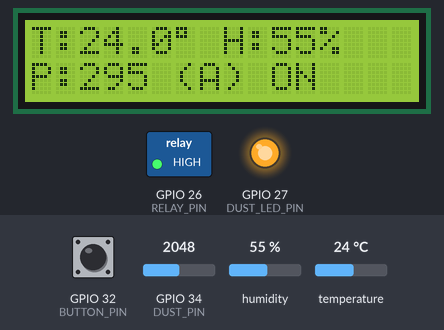
Bench run of a sketch on a simulated ESP32. Shown: 16×2 character LCD, switched loads named in the sketch (green lamp = pin HIGH), output pins drawn as LEDs (lit = HIGH). Dashed ring = blinking. The inputs (shaded band) are chosen by the test bench; at power-on: GPIO 32 (BUTTON_PIN) HIGH, humidity 55 %, GPIO 34 (DUST_PIN) = 2048, temperature 24 °C (analog values on the 0–4095 scale). WiFi joins after 1.5 s; servers stay silent unless stated; uploads are accepted with an empty reply; the local clock reads 2024-03-15 10:24:30 at power-on unless the sketch sets it; storage starts empty; what the sketch prints to the serial monitor is not drawn.

Above: at 5.8 s.
5.9 s: GPIO 32 (BUTTON_PIN) pulled LOW for 0.15 s
At 7.7 s:
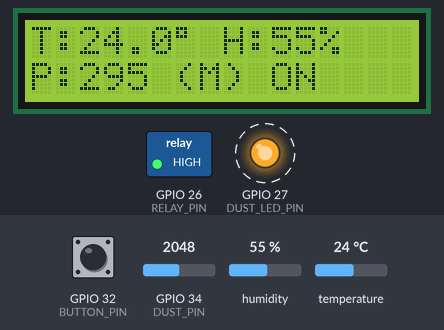
10.1 s: GPIO 32 (BUTTON_PIN) pulled LOW for 1 s
At 13.3 s:
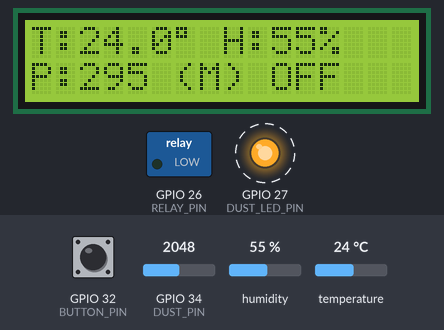
13.4 s: humidity set to 22 %
At 14.7 s:
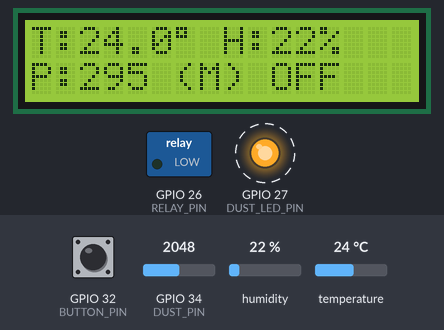
15.7 s: GPIO 32 (BUTTON_PIN) pulled LOW for 0.15 s
At 15.87 s:
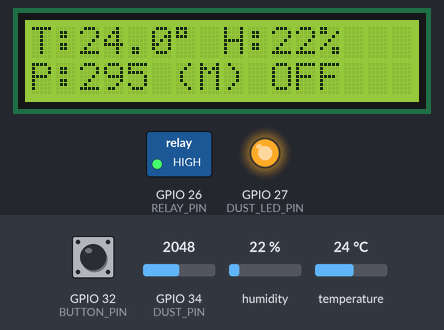
16.4 s: GPIO 34 (DUST_PIN) set to 1092
At 18.9 s:
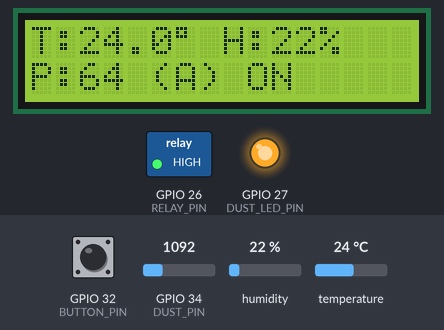
19.5 s: GPIO 34 (DUST_PIN) set to 992
At 21.0 s:
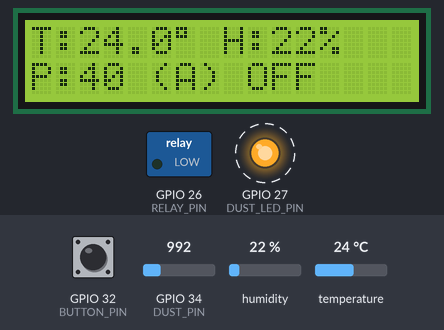
Timing chart, 0 to 23.9 s (numbered marks = the images above; inputs shaded):
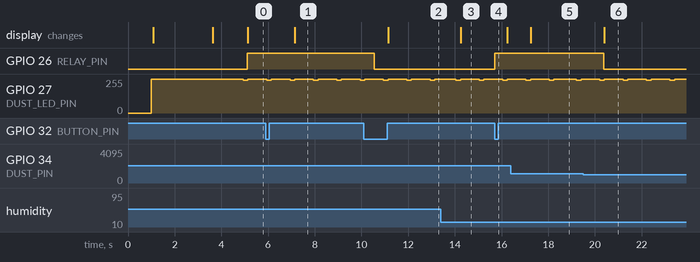

Measured:
- the behaviour switches between 1035 and 1034 on GPIO 34 (DUST_PIN) (found by bisection; images 5 and 6)
- after the input at 5.9 s, the display: changes after 1.2 s (image 1)
- after the input at 10.1 s, GPIO 26 (RELAY_PIN): HIGH → LOW after 0.44 s; the display: changes after 1.0 s (image 2)
- after the input at 13.4 s, the display: changes after 0.85 s (image 3)
- after the input at 15.7 s, GPIO 26 (RELAY_PIN): LOW → HIGH at once
- after the input at 16.4 s, the display: changes after 0.85 s (image 5)
- after the input at 19.5 s, GPIO 26 (RELAY_PIN): HIGH → LOW after 0.87 s; the display: changes after 0.90 s (image 6)
- by itself, GPIO 27 (DUST_LED_PIN): alternates 255/255 for 0.80 s and 244/255 for 0.20 s

The sketch:

sketch.ino
```cpp
#include <WiFi.h>
#include <HTTPClient.h>
#include <WiFiClientSecure.h>

#include <Wire.h>
#include <LiquidCrystal_I2C.h>
#include <Adafruit_SHT31.h>
#include "RTClib.h"

#include <SPI.h>
#include <SD.h>
#include <time.h>

// ================= WIFI =================
const char* WIFI_SSID = "POCO F3";
const char* WIFI_PASS = "Huunhon63b5@@@@12305";

// ================= FIREBASE =================
const String FIREBASE_BASE_URL = "https://smart-air-system-132aa-default-rtdb.firebaseio.com";
const String FIREBASE_PATH = "/air_quality";

// ================= CHÂN KẾT NỐI =================
#define SDA_PIN 21
#define SCL_PIN 22

#define SD_CS    5
#define SD_SCK   18
#define SD_MISO 19
#define SD_MOSI 23

// Cảm biến bụi
#define DUST_LED_PIN 27
#define DUST_PIN 34

// Relay & Button
#define RELAY_PIN 26
#define BUTTON_PIN 32   // Nút nhấn cắm vào GPIO32 và GND

// ================= CẤU HÌNH BỤI =================
const float VOLTAGE_DIVIDER_RATIO = 1.5;
const float DUST_ZERO_VOLTAGE = 1.00;
const float DUST_SCALE = 200.0;

// ================= NGƯỠNG ĐIỀU KHIỂN =================
float tempThreshold = 32.0;
float pm25Threshold = 50.0;

// ================= MODULE =================
LiquidCrystal_I2C lcd(0x27, 16, 2);
Adafruit_SHT31 sht30 = Adafruit_SHT31();
RTC_DS3231 rtc;

bool shtOK = false;
bool rtcOK = false;
bool sdOK = false;
bool wifiOK = false;

// ================= THỜI GIAN THỰC NTP / RTC =================
const long GMT_OFFSET_SEC = 7 * 3600;
const int DAYLIGHT_OFFSET_SEC = 0;
bool ntpOK = false;

bool syncTimeFromNTP() {
  if (WiFi.status() != WL_CONNECTED) return false;

  Serial.println("Dang dong bo thoi gian NTP...");
  configTime(GMT_OFFSET_SEC, DAYLIGHT_OFFSET_SEC,
             "pool.ntp.org", "time.google.com", "time.cloudflare.com");

  struct tm timeinfo;
  for (int i = 0; i < 20; i++) {
    if (getLocalTime(&timeinfo, 1000)) {
      Serial.printf("NTP OK: %04d-%02d-%02d %02d:%02d:%02d\n",
                    timeinfo.tm_year + 1900,
                    timeinfo.tm_mon + 1,
                    timeinfo.tm_mday,
                    timeinfo.tm_hour,
                    timeinfo.tm_min,
                    timeinfo.tm_sec);

      if (rtcOK) {
        rtc.adjust(DateTime(timeinfo.tm_year + 1900,
                            timeinfo.tm_mon + 1,
                            timeinfo.tm_mday,
                            timeinfo.tm_hour,
                            timeinfo.tm_min,
                            timeinfo.tm_sec));
      }
      return true;
    }
    delay(500);
  }

  Serial.println("NTP FAIL: Khong lay duoc gio Internet, dung DS3231 neu co.");
  return false;
}

DateTime getNowDateTime() {
  if (ntpOK) {
    time_t raw = time(nullptr);
    if (raw > 1700000000) {
      struct tm timeinfo;
      localtime_r(&raw, &timeinfo);
      return DateTime(timeinfo.tm_year + 1900,
                      timeinfo.tm_mon + 1,
                      timeinfo.tm_mday,
                      timeinfo.tm_hour,
                      timeinfo.tm_min,
                      timeinfo.tm_sec);
    }
  }

  if (rtcOK) return rtc.now();

  return DateTime(F(__DATE__), F(__TIME__));
}

unsigned long getUnixSecondsUTC(DateTime localNow) {
  if (ntpOK) {
    time_t raw = time(nullptr);
    if (raw > 1700000000) return (unsigned long)raw;
  }

  unsigned long localEpoch = localNow.unixtime();
  if (localEpoch > GMT_OFFSET_SEC) return localEpoch - GMT_OFFSET_SEC;
  return localEpoch;
}

// ================= TIMER =================
unsigned long lastSend = 0;
const unsigned long sendInterval = 5000;

unsigned long lastSensorRead = 0;
const unsigned long readInterval = 1000;

unsigned long lastControlCheck = 0;
const unsigned long controlCheckInterval = 3000;

// ================= BIẾN DỮ LIỆU =================
float currentTemp = 0.0;
float currentHum = 0.0;
float currentPm25 = 0.0;
int currentAqi = 0;
String currentStatus = "Tot";

// ================= BIẾN ĐIỀU KHIỂN =================
// 0: auto, 1: on, 2: off
int systemMode = 0;
bool buttonFlag = false;

bool fanState = false;
String modeStr = "auto";

// ================= CHỐNG DỘI NÚT NHẤN BẢN ĐƠN GIẢN =================
volatile bool buttonInterruptFlag = false;
volatile unsigned long lastInterruptTime = 0;
const unsigned long debounceDelay = 80;

// ================= HÀM NGẮT NÚT NHẤN =================
void IRAM_ATTR handleButtonPress() {
  unsigned long interruptTime = millis();

  if (interruptTime - lastInterruptTime > debounceDelay) {
    buttonInterruptFlag = true;
    lastInterruptTime = interruptTime;
  }
}

// ================= CẬP NHẬT QUẠT NGAY THEO CHẾ ĐỘ =================
void updateFanByModeNow() {
  if (systemMode == 0) {
    modeStr = "auto";

    if (currentTemp > tempThreshold || currentPm25 > pm25Threshold) {
      fanState = true;
    } else {
      fanState = false;
    }
  }
  else if (systemMode == 1) {
    modeStr = "on";
    fanState = true;
  }
  else if (systemMode == 2) {
    modeStr = "off";
    fanState = false;
  }

  // Relay code cũ của bạn: HIGH là bật, LOW là tắt
  if (fanState) digitalWrite(RELAY_PIN, HIGH);
  else digitalWrite(RELAY_PIN, LOW);
}

// ================= HÀM ĐỌC BỤI =================
int readDustADCOnce() {
  digitalWrite(DUST_LED_PIN, LOW);
  delayMicroseconds(280);

  int adcValue = analogRead(DUST_PIN);

  delayMicroseconds(40);
  digitalWrite(DUST_LED_PIN, HIGH);
  delayMicroseconds(9680);

  return adcValue;
}

float readDustPM25() {
  long totalADC = 0;
  const int samples = 20;

  for (int i = 0; i < samples; i++) {
    totalADC += readDustADCOnce();
    delay(1);
  }

  float rawADC = totalADC / (float)samples;
  float voltageADC = rawADC * 3.3 / 4095.0;
  float voltageSensor = voltageADC * VOLTAGE_DIVIDER_RATIO;
  float pm25 = (voltageSensor - DUST_ZERO_VOLTAGE) * DUST_SCALE;

  if (pm25 < 0) pm25 = 0;
  if (pm25 > 500) pm25 = 500;

  return pm25;
}

// ================= TÍNH AQI =================
int calcAQI(float pm25) {
  if (pm25 <= 12.0) return round((50.0 - 0.0) / (12.0 - 0.0) * (pm25 - 0.0) + 0.0);
  else if (pm25 <= 35.4) return round((100.0 - 51.0) / (35.4 - 12.1) * (pm25 - 12.1) + 51.0);
  else if (pm25 <= 55.4) return round((150.0 - 101.0) / (55.4 - 35.5) * (pm25 - 35.5) + 101.0);
  else if (pm25 <= 150.4) return round((200.0 - 151.0) / (150.4 - 55.5) * (pm25 - 55.5) + 151.0);
  else if (pm25 <= 250.4) return round((300.0 - 201.0) / (250.4 - 150.5) * (pm25 - 150.5) + 201.0);
  else if (pm25 <= 350.4) return round((400.0 - 301.0) / (350.4 - 250.5) * (pm25 - 250.5) + 301.0);
  else if (pm25 <= 500.4) return round((500.0 - 401.0) / (500.4 - 350.5) * (pm25 - 350.5) + 401.0);
  else return 500;
}

String getAQIStatus(int aqi) {
  if (aqi <= 50) return "Tot";
  if (aqi <= 100) return "Trung binh";
  if (aqi <= 150) return "Kem";
  if (aqi <= 200) return "Xau";
  if (aqi <= 300) return "Rat xau";
  return "Nguy hai";
}

String getDateTimeString(DateTime now) {
  char buffer[25];
  sprintf(buffer, "%04d-%02d-%02d %02d:%02d:%02d",
          now.year(), now.month(), now.day(),
          now.hour(), now.minute(), now.second());
  return String(buffer);
}

// ================= HÀM ĐỌC BOOLEAN TỪ JSON ĐƠN GIẢN =================
bool extractBoolValue(String payload, String key, bool &value) {
  String patternTrue = "\"" + key + "\":true";
  String patternFalse = "\"" + key + "\":false";

  if (payload.indexOf(patternTrue) != -1) {
    value = true;
    return true;
  }

  if (payload.indexOf(patternFalse) != -1) {
    value = false;
    return true;
  }

  return false;
}

// ================= HÀM ĐỌC SỐ TỪ JSON ĐƠN GIẢN =================
bool extractFloatValue(String payload, String key, float &value) {
  String pattern = "\"" + key + "\":";
  int start = payload.indexOf(pattern);

  if (start == -1) return false;

  start += pattern.length();
  int end = start;

  while (end < payload.length()) {
    char c = payload[end];

    if ((c >= '0' && c <= '9') || c == '.' || c == '-') {
      end++;
    } else {
      break;
    }
  }

  if (end == start) return false;

  value = payload.substring(start, end).toFloat();
  return true;
}

// ================= WIFI =================
void connectWiFi() {
  Serial.print("Ket noi WiFi: ");
  Serial.println(WIFI_SSID);

  WiFi.begin(WIFI_SSID, WIFI_PASS);

  int count = 0;
  while (WiFi.status() != WL_CONNECTED && count < 30) {
    delay(500);
    Serial.print(".");
    count++;
  }

  Serial.println();
  wifiOK = (WiFi.status() == WL_CONNECTED);

  if (wifiOK) Serial.println("WiFi OK");
  else Serial.println("WiFi FAIL");
}

// ================= GHI THẺ SD =================
void writeSD(String timestamp, float temp, float hum, float pm25, int aqi, String status) {
  if (!sdOK) return;

  File file = SD.open("/data.csv", FILE_APPEND);
  if (file) {
    file.print(timestamp); file.print(",");
    file.print(temp, 2); file.print(",");
    file.print(hum, 2); file.print(",");
    file.print(pm25, 2); file.print(",");
    file.print(aqi); file.print(",");
    file.println(status);
    file.close();
  }
}

// ================= SETUP =================
void setup() {
  Serial.begin(115200);
  delay(1000);

  pinMode(RELAY_PIN, OUTPUT);
  digitalWrite(RELAY_PIN, LOW);

  pinMode(BUTTON_PIN, INPUT_PULLUP);
  attachInterrupt(digitalPinToInterrupt(BUTTON_PIN), handleButtonPress, FALLING);

  pinMode(DUST_LED_PIN, OUTPUT);
  digitalWrite(DUST_LED_PIN, HIGH);

  analogReadResolution(12);
  analogSetPinAttenuation(DUST_PIN, ADC_11db);

  Wire.begin(SDA_PIN, SCL_PIN);

  lcd.init();
  lcd.backlight();

  lcd.clear();
  lcd.setCursor(0, 0);
  lcd.print("Smart Air");
  lcd.setCursor(0, 1);
  lcd.print("Starting...");
  delay(1000);

  if (sht30.begin(0x44) || sht30.begin(0x45)) {
    shtOK = true;
    Serial.println("SHT30 OK");
  } else {
    shtOK = false;
    Serial.println("SHT30 FAIL");
  }

  if (rtc.begin()) {
    rtcOK = true;
    Serial.println("RTC OK");
  } else {
    rtcOK = false;
    Serial.println("RTC FAIL");
  }

  SPI.begin(SD_SCK, SD_MISO, SD_MOSI, SD_CS);

  if (SD.begin(SD_CS, SPI, 1000000)) {
    sdOK = true;
    Serial.println("SD OK");

    if (!SD.exists("/data.csv")) {
      File file = SD.open("/data.csv", FILE_WRITE);
      if (file) {
        file.println("timestamp,temperature,humidity,pm25,aqi,status");
        file.close();
      }
    }
  } else {
    sdOK = false;
    Serial.println("SD FAIL");
  }

  connectWiFi();
  ntpOK = syncTimeFromNTP();

  if (!ntpOK && rtcOK && rtc.lostPower()) {
    rtc.adjust(DateTime(F(__DATE__), F(__TIME__)));
  }

  lcd.clear();
  lcd.setCursor(0, 0);
  lcd.print("System Ready");
  delay(1000);
}

// ================= LOOP =================
void loop() {
  // ----------------------------------------------------
  // 0. XỬ LÝ NÚT NHẤN TỪ INTERRUPT
  // ----------------------------------------------------
  if (buttonInterruptFlag) {
    buttonInterruptFlag = false;

    systemMode++;
    if (systemMode > 2) systemMode = 0;

    buttonFlag = true;

    updateFanByModeNow();

    Serial.print(">>> [NUT NHAN] Doi che do: ");
    if (systemMode == 0) Serial.println("auto");
    else if (systemMode == 1) Serial.println("on");
    else Serial.println("off");
  }

  // ----------------------------------------------------
  // 1. NẾU CÓ BẤM NÚT TRÊN MẠCH -> ĐỒNG BỘ LÊN WEB
  // ----------------------------------------------------
  if (buttonFlag) {
    buttonFlag = false;

    String patchPayload = "";

    if (systemMode == 0) {
      patchPayload = "{\"mode\":\"auto\",\"fan\":" + String(fanState ? "true" : "false") + "}";
    }
    else if (systemMode == 1) {
      patchPayload = "{\"mode\":\"manual\",\"fan\":true}";
    }
    else if (systemMode == 2) {
      patchPayload = "{\"mode\":\"manual\",\"fan\":false}";
    }

    Serial.print(">>> [NUT NHAN ESP32] Gui control: ");
    Serial.println(patchPayload);

    if (WiFi.status() == WL_CONNECTED) {
      WiFiClientSecure client;
      client.setInsecure();

      HTTPClient http;
      http.begin(client, FIREBASE_BASE_URL + FIREBASE_PATH + "/control.json");
      http.addHeader("Content-Type", "application/json");

      int patchCode = http.PATCH(patchPayload);

      Serial.print("Firebase control PATCH: ");
      Serial.println(patchCode);

      http.end();
    }

    lastControlCheck = millis();
  }

  // ----------------------------------------------------
  // 2. ĐỌC LỆNH TỪ WEB VỀ MẠCH, MỖI 3 GIÂY
  // ----------------------------------------------------
  if (millis() - lastControlCheck >= controlCheckInterval) {
    lastControlCheck = millis();

    if (WiFi.status() == WL_CONNECTED) {
      WiFiClientSecure client;
      client.setInsecure();

      HTTPClient http;
      http.begin(client, FIREBASE_BASE_URL + FIREBASE_PATH + "/control.json");

      int httpCode = http.GET();

      if (httpCode == 200) {
        String payload = http.getString();

        float newPm25Threshold;
        if (extractFloatValue(payload, "pm25Threshold", newPm25Threshold)) {
          if (newPm25Threshold > 0) {
            pm25Threshold = newPm25Threshold;
          }
        }

        String targetMode = "";
        bool fanFromWeb = false;
        bool hasFanValue = extractBoolValue(payload, "fan", fanFromWeb);

        if (payload.indexOf("\"mode\":\"auto\"") != -1) {
          targetMode = "auto";
        }
        else if (payload.indexOf("\"mode\":\"on\"") != -1) {
          targetMode = "on";
        }
        else if (payload.indexOf("\"mode\":\"off\"") != -1) {
          targetMode = "off";
        }
        else if (payload.indexOf("\"mode\":\"manual\"") != -1) {
          targetMode = "manual";
        }

        if (targetMode != "") {
          int webMode = systemMode;

          if (targetMode == "auto") {
            webMode = 0;
          }
          else if (targetMode == "on") {
            webMode = 1;
          }
          else if (targetMode == "off") {
            webMode = 2;
          }
          else if (targetMode == "manual" && hasFanValue) {
            if (fanFromWeb) webMode = 1;
            else webMode = 2;
          }

          if (webMode != systemMode) {
            systemMode = webMode;
            updateFanByModeNow();

            Serial.print(">>> [WEB RA LENH] Dong bo thanh: ");
            if (systemMode == 0) Serial.println("auto");
            else if (systemMode == 1) Serial.println("on");
            else Serial.println("off");
          }
        }
      }

      http.end();
    }
  }

  // ----------------------------------------------------
  // 3. ĐỌC CẢM BIẾN VÀ ĐIỀU KHIỂN QUẠT, MỖI 1 GIÂY
  // ----------------------------------------------------
  if (millis() - lastSensorRead >= readInterval) {
    lastSensorRead = millis();

    if (!shtOK || !rtcOK) {
      lcd.clear();
      lcd.setCursor(0, 0);
      lcd.print("I2C ERROR");
      lcd.setCursor(0, 1);

      if (!shtOK) lcd.print("SHT30 FAIL");
      else lcd.print("RTC FAIL");

      delay(1000);
      return;
    }

    if (WiFi.status() != WL_CONNECTED) {
      wifiOK = false;
      connectWiFi();
    } else {
      wifiOK = true;
    }

    currentTemp = sht30.readTemperature();
    currentHum = sht30.readHumidity();
    currentPm25 = readDustPM25();

    currentAqi = calcAQI(currentPm25);
    currentStatus = getAQIStatus(currentAqi);

    if (isnan(currentTemp)) currentTemp = 0.0;
    if (isnan(currentHum)) currentHum = 0.0;

    updateFanByModeNow();

    lcd.clear();

    lcd.setCursor(0, 0);
    lcd.print("T:");
    lcd.print(currentTemp, 1);
    lcd.print((char)223);
    lcd.print(" H:");
    lcd.print(currentHum, 0);
    lcd.print("%");

    lcd.setCursor(0, 1);
    lcd.print("P:");
    lcd.print(currentPm25, 0);

    if (systemMode == 0) lcd.print(" (A)");
    else lcd.print(" (M)");

    lcd.print(fanState ? " ON " : " OFF");
  }

  // ----------------------------------------------------
  // 4. GỬI DỮ LIỆU LÊN FIREBASE VÀ LƯU THẺ SD, MỖI 5 GIÂY
  // ----------------------------------------------------
  if (millis() - lastSend >= sendInterval) {
    lastSend = millis();

    DateTime now = getNowDateTime();
    String timestamp = getDateTimeString(now);

    unsigned long unixSeconds = getUnixSecondsUTC(now);

    String json = "{";

    json += "\"temperature\":" + String(currentTemp, 2) + ",";
    json += "\"temp\":" + String(currentTemp, 2) + ",";
    json += "\"t\":" + String(currentTemp, 2) + ",";

    json += "\"humidity\":" + String(currentHum, 2) + ",";
    json += "\"humi\":" + String(currentHum, 2) + ",";
    json += "\"h\":" + String(currentHum, 2) + ",";

    json += "\"pm25\":" + String(currentPm25, 2) + ",";
    json += "\"dust\":" + String(currentPm25, 2) + ",";
    json += "\"bui\":" + String(currentPm25, 2) + ",";

    json += "\"aqi\":" + String(currentAqi) + ",";

    json += "\"status\":\"" + currentStatus + "\",";
    json += "\"aqi_status\":\"" + currentStatus + "\",";
    json += "\"trangthai\":\"" + currentStatus + "\",";

    json += "\"fan\":" + String(fanState ? "true" : "false") + ",";
    json += "\"relay\":" + String(fanState ? "true" : "false") + ",";
    json += "\"quat\":" + String(fanState ? "true" : "false") + ",";

    json += "\"mode\":\"" + modeStr + "\",";
    json += "\"systemMode\":" + String(systemMode) + ",";

    json += "\"tempThreshold\":" + String(tempThreshold, 1) + ",";
    json += "\"pm25Threshold\":" + String(pm25Threshold, 1) + ",";

    json += "\"timeMillis\":" + String(unixSeconds) + "000,";
    json += "\"timestamp\":\"" + timestamp + "\",";
    json += "\"time\":\"" + timestamp + "\"";

    json += "}";

    if (WiFi.status() == WL_CONNECTED) {
      WiFiClientSecure client;
      client.setInsecure();

      HTTPClient http;

      http.begin(client, FIREBASE_BASE_URL + FIREBASE_PATH + "/current.json");
      http.addHeader("Content-Type", "application/json");

      int putCode = http.PUT(json);

      Serial.print("Firebase current PUT: ");
      Serial.print(putCode);
      Serial.print(" | ");
      Serial.println(timestamp);

      http.end();

      http.begin(client, FIREBASE_BASE_URL + FIREBASE_PATH + "/history.json");
      http.addHeader("Content-Type", "application/json");

      int postCode = http.POST(json);

      Serial.print("Firebase history POST: ");
      Serial.println(postCode);

      http.end();
    }

    writeSD(timestamp, currentTemp, currentHum, currentPm25, currentAqi, currentStatus);
  }
}
```
